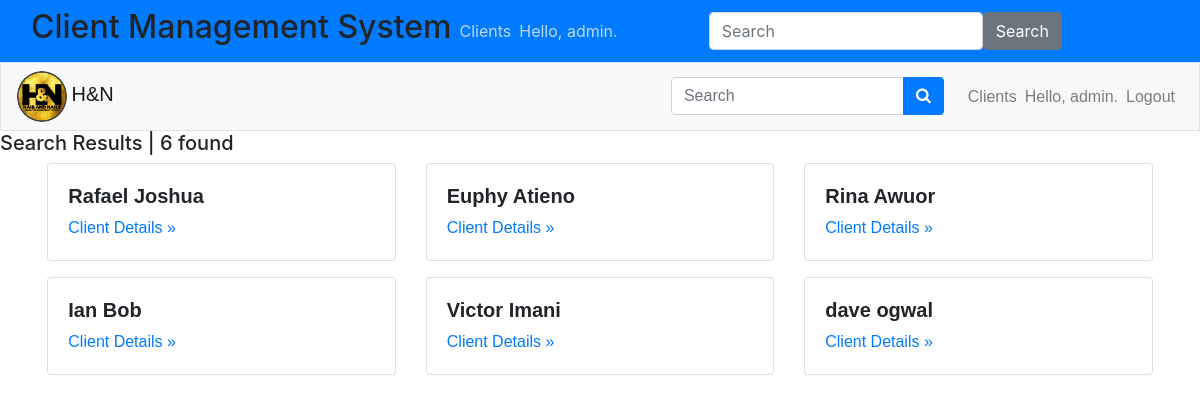
Page /users/search/ (signed in) on the earlier database version.
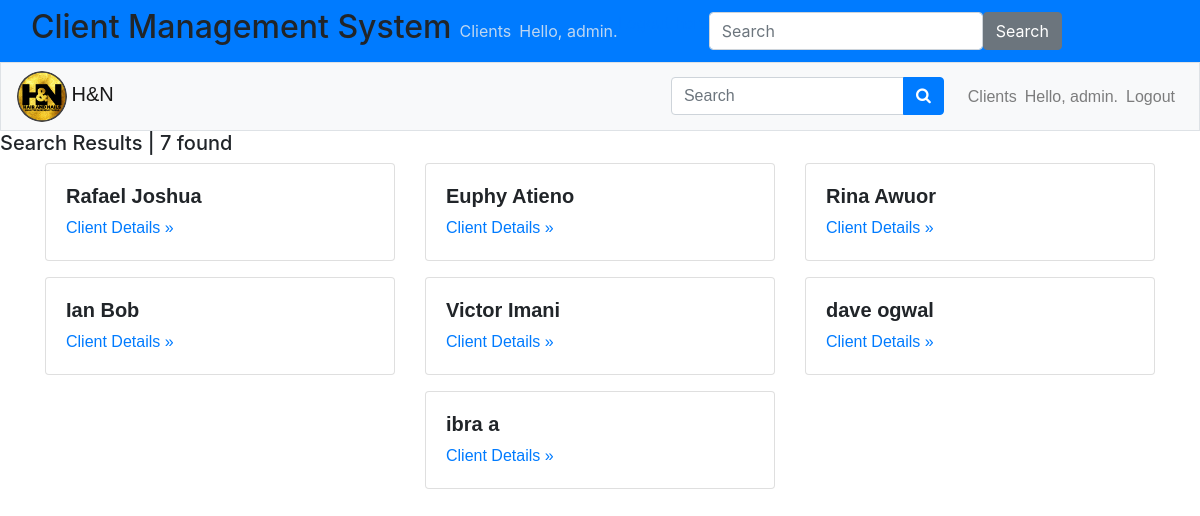
Same page on the later database version.
### users/models.py (models this page shows, shortened)
class Client(models.Model):
    first_name = models.CharField(max_length=100)
    second_name = models.CharField(max_length=100)
    email = models.EmailField(unique=True)
    phone = models.CharField(max_length=15, unique=True)
    points = models.IntegerField(default=0)
    referral_points = models.IntegerField(default=0)
    date_of_birth = models.DateField(null=True, blank=True)
    birthday_points = models.IntegerField(default=0)
    referred_by = models.ForeignKey('self', null=True, blank=True, on_delete=models.SET_NULL)
    card_paid = models.BooleanField(default=False)
    card_issued = models.BooleanField(default=False)

### users/views.py (the view)
# urls.py: path('search/', views.search, name='search'),
@login_required
def search(request):
    query = request.GET.get('query', '')
    clients = Client.objects.filter(Q(first_name__icontains=query))
    search_count = clients.count()
    context = {'clients': clients, 'query': query, 'search_count': search_count}
    return render(request, 'users/search.html', context)

### users/templates/users/search.html (shortened to what this page needs)
<!DOCTYPE html>
<html lang="en">
<head>
    {% extends 'users/base.html' %}
{% block header %}
    <h5>Search Results | {{search_count}} found</h5>
{% endblock header %}
{% block content %}
<div class="container">
    <div class="row">
        <div class="col-md-12">
            <div class="row">
                {% for client in clients %}
                <div class="col-md-6 col-lg-4 mx-auto">
                <div class="card mb-3 mx-auto">
                    <div class="card-body">
                        <h5 class="font-weight-bold">{{ client.first_name }} {{ client.second_name }}</h5>
                        <a href="{% url 'users:client_detail' client.id %}" >Client Details &raquo</a>
                    </div>
                </div>
                </div>
                {% empty %}
                <p class="lead">Client not found!</p>
                {% endfor %}
            </div>
        </div>
    </div>
</div>
{% endblock content %}

Differences in the rows shown:
added Client: first_name "ibra", second_name "a"
Other differences:
{{ search_count }}: "6" → "7"
